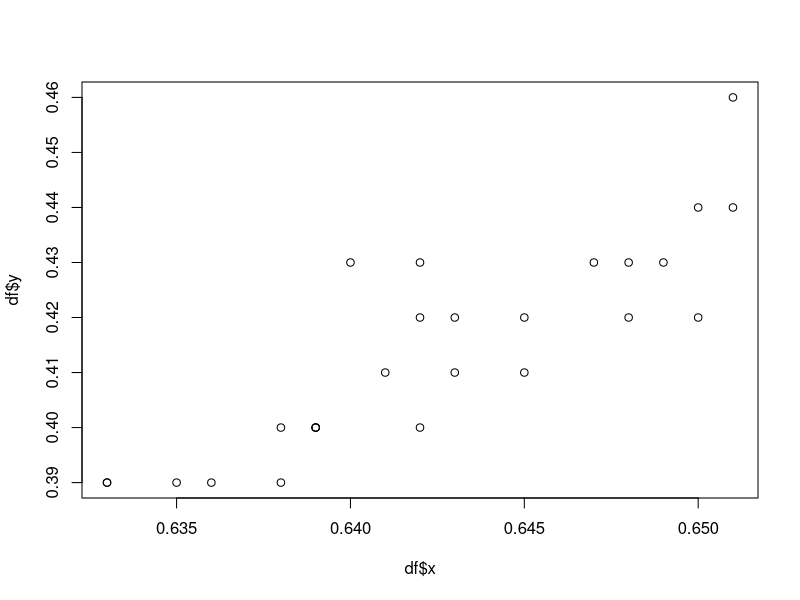

Generate this figure with R:
## Lendo os dados

df <- readxl::read_excel("Dados/dados_exemplo.xlsx")

# a) ----
## Usando fórmulas aprendidas ----

## Calcular a média
media_x <- mean(df$x)
media_y <- mean(df$y)

## Somatório de x
som_x <- sum(df$x)

## Somatório de y
som_y <- sum(df$y)

## Adicionando coluna x*y
df <- df |>
  dplyr::mutate(xy = x*y)

## Calculando somatório de x*y
som_xy <- sum(df$xy)

## Calculando Sxy (covariância de xy)
Sxy <- som_xy - (som_x*som_y)/26

## Adicionando coluna x²
df$x2 <- df$x*df$x

## Calculando somatório de x²
som_x2 <- sum(df$x2)

## Calculando Sxx
Sxx <- som_x2 - (som_x)^2/26

## Adicionando coluna y²
df$y2 <- df$y*df$y

## Calculando somatório de y²
som_y2 <- sum(df$y2)

## Calculando Syy
Syy <- som_y2 - (som_y)^2/26

r_xy <- Sxy/sqrt(Sxx*Syy)

r_xy


## Feito pelo Bard ----

## covariância de xy
cov_xy <- cov(df$x, df$y)

## desvio padrão de x
sd_x <- sd(df$x)
## desvio padrão de y
sd_y <- sd(df$y)

## Calcular o coeficiente de correlação de Pearson
r <- cov_xy / (sd_x * sd_y)

## Imprimir o coeficiente de correlação
r

# b) ----

## Usando fórmulas aprendidas ----

## Feito pelo Bard ----
t <- r * sqrt(1 - r^2 / nrow(df))
t

# c) Interpretação ----
# Existe uma correlação forte positiva entre a razão de AIO3/NaOH empregada no processo produtivo e o teor de Na2O ocluído na Alumina

# d) ----
# ŷ = a+bx
# b = Sxy/Syy
b = Sxy/Sxx
b
# a = y(med) - b*x(med)

# Gráfico
plot(df$x, df$y)

# Bard
# Calcular o coeficiente angular e linear
b <- (sum(df$x * df$y) - sum(df$y) * sum(df$y)) / (sum(df$y^2) - (sum(df$y))^2)
a <- df$y[1] - b * df$y[1]

# Equação de regressão
eq <- paste0("y = ", b, "x + ", a)


m1 <- lm(y~x, data=df)
summary(m1)
0.4*b+a

-1.6052+3.1428*0.4


y <- 0.03 * 0.655 + 0.4
